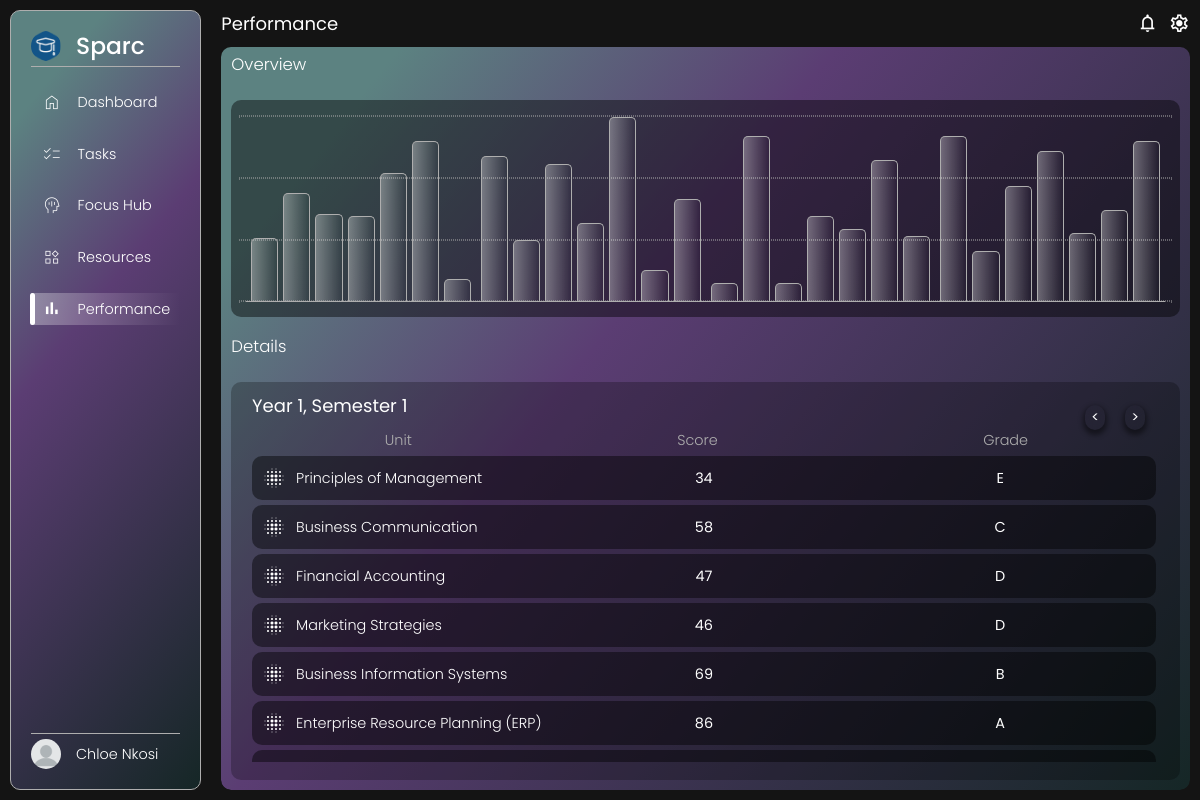
The app's page /performance/ (signed in) with its own data.
### main/models.py (models this page shows)
class CustomUser(AbstractUser):
    username = None
    email = models.EmailField(_("email address"), unique=True)
    reg_number = models.CharField(max_length=20, unique=True, primary_key=True)
    course = models.ForeignKey(Course, on_delete=models.CASCADE, default="C025")
    year = models.IntegerField(default=1)
    semester = models.IntegerField(default=1)
    focus_period = models.IntegerField(default=25) #in minutes
    break_duration = models.IntegerField(default=5) #in minutes
    daily_goal = models.IntegerField(default=4) #in hours
    streak = models.IntegerField(default=0)
    USERNAME_FIELD = "email"
    REQUIRED_FIELDS = []
    objects = CustomUserManager()

class Performance(models.Model):
    user = models.ForeignKey(CustomUser, on_delete=models.CASCADE)
    unit = models.ForeignKey(Unit, on_delete=models.CASCADE)
    score = models.IntegerField()
    grade = models.CharField(max_length=2, null=True)

class Unit(models.Model):
    code = models.CharField(primary_key=True, unique=True, max_length=50)
    name = models.CharField(max_length=250)
    course = models.ForeignKey(Course, on_delete=models.CASCADE)
    year = models.IntegerField()
    semester = models.IntegerField()
    outline = models.TextField(null=True)

### main/views.py (the view)
# urls.py: path("performance/", views.performance, name="performance"),
@login_required(login_url='login/')
def performance(request):
    user = request.user
    user_years = list(range(1, user.year + 1))
    user_semesters = list(range(1, user.semester + 1))
    performances = Performance.objects.filter(user=user.reg_number)
    context = {
        'performances': performances,
        'user_years': user_years,
        'user_semesters': user_semesters,
    }
    return render(request, 'main/performance.html', context)

### templates/main/performance.html (shortened to what this page needs)
{% extends "main/base.html" %}
{% load static %}
{% block page_name %}
Performance
{% endblock page_name %}
{% block content %}
<div class="performance-content content column-flex">
    <h4>overview</h4>
    <div class="overview row-flex">
        <div class="markers">
            <div class="marker"></div>
            <div class="marker"></div>
            <div class="marker"></div>
            <div class="marker"></div>
        </div>
        {% for year in user_years %}
        {% for semester in user_semesters %}
        <div class="graph">
            {% for performance in performances %}
            {% if performance.unit.year == year and performance.unit.semester == semester %}
            <div class="bar" style="height: {{performance.score}}%;"
                title="{{performance.unit.year}}.{{performance.unit.semester}} {{ performance.unit.name }}">
            </div>
            {% endif %}
            {% endfor %}
        </div>
        {% endfor %}
        {% endfor %}
    </div>
    <h4>details</h4>
    <div id="details" class="details">
        <div class="buttons row-flex">
            <button id="scrollLeft">&lt;</button>
            <button id="scrollRight">&gt;</button>
        </div>
        {% for year in user_years %}
        {% for semester in user_semesters %}
        <div class="report column-flex">
            <h3>year {{ year }}, semester {{ semester }}</h3>
            <div class="table column-flex">
                <div class="heading_row row-flex">
                    <p class="heading">Unit</p>
                    <p class="heading">score</p>
                    <p class="heading">grade</p>
                </div>
                <div class="list column-flex">
                    {% for performance in performances %}
                    {% if performance.unit.year == year and performance.unit.semester == semester %}
                    <div class="record row-flex">
                        <div class="name column row-flex">
                            <span class="material-symbols-outlined">blur_on</span>
                            <p>{{ performance.unit.name }}</p>
                        </div>
                        <p class="column score">{{ performance.score }}</p>
                        <p class="column">{{ performance.grade }}</p>
                    </div>
                    {% endif %}
                    {% endfor %}
                </div>
            </div>
        </div>
        {% endfor %}
        {% endfor %}
    </div>
</div>
{% endblock content %}

### templates/main/base.html (shortened to what this page needs)
{% load static %}
<!DOCTYPE html>
<html lang="en">
<head>
    <link rel="stylesheet" href="{% static 'styles/base.css' %}">
</head>
<body>
    <div class="sidebar">
        <div class="top">
            <a href="{% url 'dashboard' %}" class="menu-item">
                <img src="{% static 'images/logo.png' %}" alt="Logo">
                <h2>sparc</h2>
            </a>
        </div>
        <nav>
            <a href="{% url 'dashboard' %}" class="menu-item">
                <span class="material-symbols-outlined">home</span>
                <p>dashboard</p>
            </a>
            <a href="{% url 'tasks' %}" class="menu-item">
                <span class="material-symbols-outlined">checklist</span>
                <p>tasks</p>
            </a>
            <a href="{% url 'focus-hub' %}" class="menu-item">
                <span class="material-symbols-outlined">mindfulness</span>
                <p>focus hub</p>
            </a>
            <a href="{% url 'resources' %}" class="menu-item">
                <span class="material-symbols-outlined">widgets</span>
                <p>resources</p>
            </a>
            <a href="{% url 'performance' %}" class="menu-item">
                <span class="material-symbols-outlined">bar_chart</span>
                <p>performance</p>
            </a>
        </nav>
        <div class="bottom">
            <div title="{{ user.reg_number }}" class="menu-item profile-button">
                <img src="{% static 'images/profile_pic.webp' %}" alt="profile photo">
                <p>{{ user.first_name }} {{ user.last_name }}</p>
            </div>
        </div>
    </div>
    <main>
        <header>
            <h3>{% block page_name %}{% endblock page_name %}</h3>
            <div class="icons">
                <span class="material-symbols-outlined notifications">notifications</span>
                <span class="material-symbols-outlined" id="settings_icon">settings</span>
            </div>
        </header>
        {% block content %}{% endblock content %}
    </main>
</body>
</html>

### records on screen
CustomUser: first_name "Chloe", last_name "Nkosi"
Performance: unit.name "Principles of Management", score "34", grade "E"
Performance: unit.name "Business Communication", score "58", grade "C"
Performance: unit.name "Financial Accounting", score "47", grade "D"
Performance: unit.name "Marketing Strategies", score "46", grade "D"
Performance: unit.name "Business Information Systems", score "69", grade "B"
Performance: unit.name "Enterprise Resource Planning (ERP)", score "86", grade "A"
Performance: {{ performance.score }} 12 (drawn)

### other values on screen
{{ year }} "1"
{{ semester }} "1"
